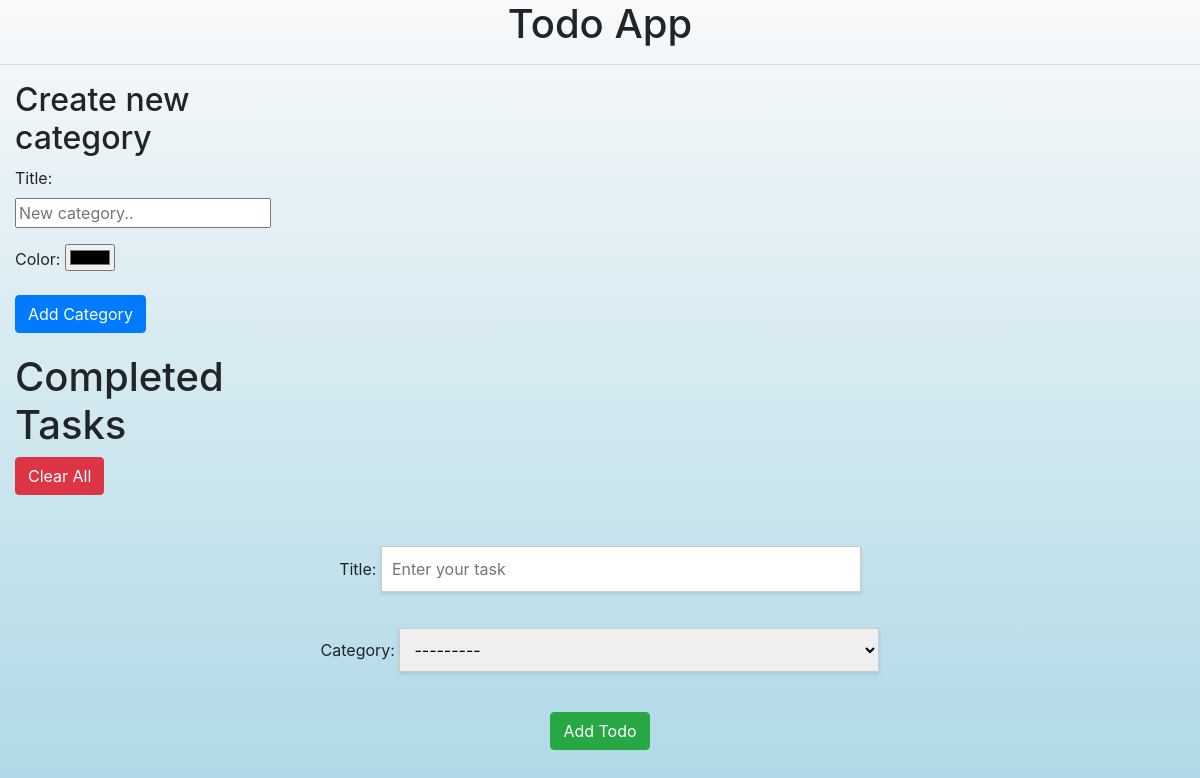
/todo/, run on an earlier commit of the app's database.
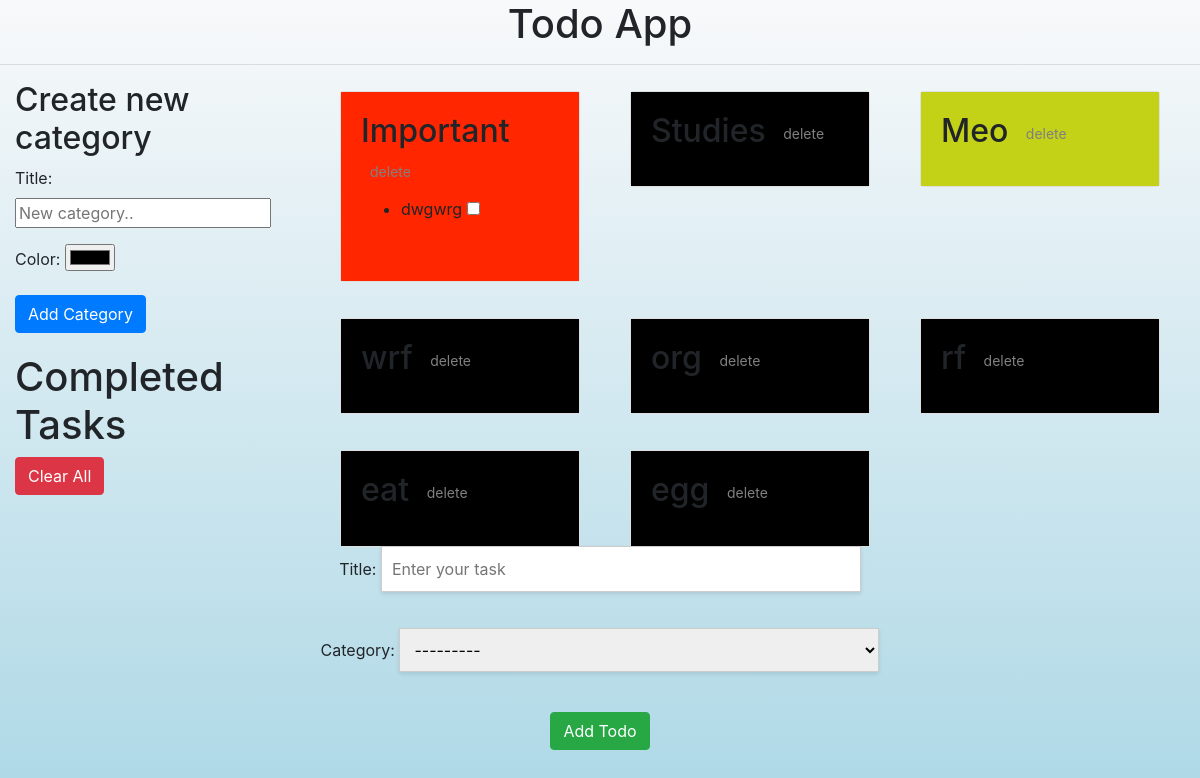
And on a later commit of the database.
### todos/models.py (models this page shows, shortened)
class Categories(models.Model):
    title = models.CharField(max_length=100)
    color = models.CharField(max_length=20)
    def __str__(self):
        return self.title + " " + self.color

class Todos(models.Model):
    title = models.CharField(max_length=200)
    completed = models.BooleanField(default=False)
    created_at = models.DateTimeField(auto_now_add=True)
    category = models.ForeignKey(Categories, on_delete=models.CASCADE)

### todos/views.py (the view)
# urls.py: path('',views.todos_display,name='todo_list')
def todos_display(request):
    if request.method=='POST':
        todo_form = TodoForm(request.POST,prefix="todo")
        category_form=CategoryForm(request.POST,prefix="category")
        if 'submit_todo' in request.POST and todo_form.is_valid():
            todo_form.save()
            return redirect('todos:todo_list')
        elif 'submit_category' in request.POST and category_form.is_valid():
            category_form.save()
            return redirect('todos:todo_list')
        elif 'todo_id' in request.POST:
            todo_id = request.POST['todo_id']
            completed = 'completed' in request.POST
            todo = Todos.objects.get(id=todo_id)
            todo.completed =  True
            print("yahh")
            todo.save()
        elif 'delete' in request.POST:
            Todos.objects.filter(completed=True).delete()
        elif 'cat_id' in request.POST:
            cat_id = request.POST['cat_id']
            Categories.objects.filter(id=cat_id).delete()
    else:
        print("yahh4")
        todo_form=TodoForm(prefix="todo")
        category_form = CategoryForm(prefix="category")
    categories = Categories.objects.all()
    todos = Todos.objects.all()
    context={
        "categories" : categories,
        "todos" : todos,
        'todo_form' : todo_form,
        'category_form' : category_form,
    }
    return render(request,'todos/todo_list.html',context)

### todos/forms.py
class TodoForm(forms.ModelForm):
    class Meta:
        model = Todos
        fields = ['category', 'title']  # Reordered fields
        widgets = {
            'title': forms.TextInput(attrs={'placeholder': 'Enter your task', 'style': 'margin-bottom:20px;width: 50%; border: 1px solid #ccc; padding: 10px; box-shadow: 0 2px 4px rgba(0,0,0,0.1);'}),
            'category': forms.Select(attrs={ 'style': 'margin-bottom:20px;width: 50%; border: 1px solid #ccc; padding: 10px; box-shadow: 0 2px 4px rgba(0,0,0,0.1);',})
        }

class CategoryForm(forms.ModelForm):
    class Meta:
        model = Categories
        fields = ['title','color']
        widgets = {
            'title' : forms.TextInput(attrs={'placeholder' : 'New category..'}),
            'color' : forms.TextInput(attrs={'type':'color','placeholder' : 'Choose a color'})
        }

### todos/templates/todos/todo_list.html (shortened to what this page needs)
<!DOCTYPE html>
<html lang="en">
<head>
    <link rel="stylesheet" href="https://cdn.jsdelivr.net/npm/bootstrap@4.4.1/dist/css/bootstrap.min.css">
</head>
<body>
<h1 style="text-align:center;">Todo App</h1><hr>
<div class="container-fluid">
    <div class="row">
        <div class="col-md-3">
            <div style="margin-bottom: 20px;">
                <form method="post">
                    <h2>Create new category</h2>
                    {{ category_form.as_p }}
                    <button type="submit" name="submit_category" class="btn btn-primary">Add Category</button>
                </form>
            </div>
            <div>
                <h1>Completed Tasks</h1>
                <form id="delete" method="post">
                    <button type="submit" name="delete" class="btn btn-danger">Clear All</button>
                </form>
            </div>
        </div>
        <div class="col-md-9">
            <div class="container">
                <div class="row" >
                    {% for cat in categories %}
                        <div class="col-md-4 mb-3" >
                            <div class="card" >
                                <div class="card-body" style="background-color:{{cat.color}};">
                                    <form method="post" style="display: inline;">
                                        <h2>{{ cat.title }} <button type="submit" id="small" class="btn btn-sm">delete</button> </h2>
                                    </form>
                                    <ul>
                                        {% for todo in cat.todos_set.all %}
                                            {% if not todo.completed %}
                                                <form method="post" style="display: inline;">
                                                    <li>{{ todo.title }} <input type="checkbox" name="completed" onchange="this.form.submit()" {% if todo.completed %} checked {% endif %} ></li>
                                                </form>
                                                <br>
                                            {% endif %}
                                        {% endfor %}
                                    </ul>
                                </div>
                            </div>
                        </div>
                    {% endfor %}
                </div>
            </div>
        </div>
    </div>
</div>
<form method="post" class="bottom-center">
    <div class="form-group">
        {{ todo_form.title.label_tag }}
        {{ todo_form.title }}
    </div>
    <div class="form-group">
        {{ todo_form.category.label_tag }}
        {{ todo_form.category }}
    </div>
    <div class="add-todo-btn">
        <button type="submit" name="submit_todo" class="btn btn-success">Add Todo</button>
    </div>
</form>
</body>
</html>

What changed in the data, as far as the page shows it:
added Categories: title "Important", color "#ff2600" (drawn)
added Todos: title "dwgwrg"
added Categories: title "Studies"
added Categories: title "Meo", color "#c3d117" (drawn)
added Categories: title "wrf"
added Categories: title "org"
added Categories: title "rf"
added Categories: title "eat"
added Categories: title "egg"
